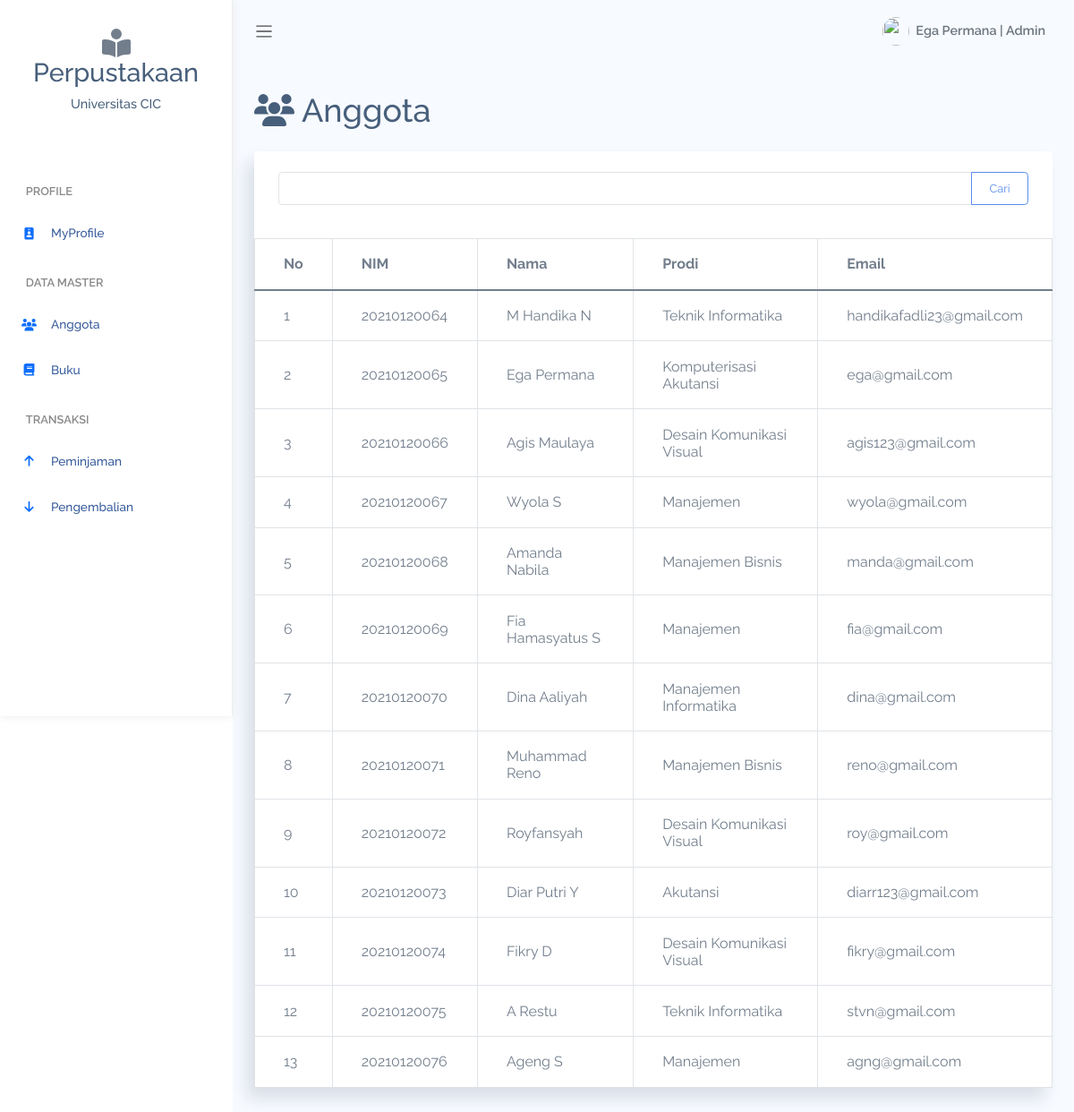
Page /Petugas/dataAnggota.php (signed in) on the committed database.
### tables this page shows
CREATE TABLE `anggota` (
  `id_anggota` int(11) NOT NULL,
  `nim_anggota` varchar(20) NOT NULL,
  `nama_anggota` varchar(50) NOT NULL,
  `jenis_kelamin` varchar(50) NOT NULL,
  `id_prodi` int(11) NOT NULL,
  `semester` varchar(10) NOT NULL,
  `email` varchar(100) NOT NULL,
  `no_hp` varchar(100) NOT NULL,
  `alamat` text NOT NULL,
  `foto` text NOT NULL
);

CREATE TABLE `prodi` (
  `id_prodi` int(11) NOT NULL,
  `nama` varchar(100) NOT NULL,
  `kaprodi` varchar(100) NOT NULL
);

### database.php (called while the page is built, shortened)
<?php
class database
{
    private $host = "localhost";
    private $user = "root";
    private $pas = "";
    private $db = "perpustakaan";
    private $koneksi = "";
    public function __construct()
    {
        $this->koneksi = mysqli_connect($this->host, $this->user, $this->pas, $this->db);
    }
    public function dataAnggota()
    {
        if (isset($_POST['cari'])) {
            $cari = $_POST['cari'];
            $query = mysqli_query($this->koneksi, "SELECT anggota.*, prodi.* FROM anggota JOIN prodi ON anggota.id_prodi = prodi.id_prodi WHERE anggota.nama_anggota LIKE '%$cari%' OR anggota.nim_anggota LIKE '%$cari%'");
            while ($row = mysqli_fetch_array($query)) {
                $data[] = $row;
            }
            return $data;
        } else {
            $query = mysqli_query($this->koneksi, "SELECT anggota.*, prodi.* FROM anggota JOIN prodi ON anggota.id_prodi = prodi.id_prodi");
            while ($row = mysqli_fetch_array($query)) {
                $data[] = $row;
            }
            return $data;
        }
    }
}

### Petugas/dataAnggota.php (the view, shortened to what this page needs)
<?php
require_once '../database.php';
class menu
{
    function __construct()
    {
        require_once "menu.php";
    }
}
$db = new database;
$data = $db->dataAnggota();
?>
<!DOCTYPE html>
<html lang="en">
<head>
    <link rel="stylesheet" href="../assets/css/bootstrap.css">
    <link rel="stylesheet" href="../assets/vendors/chartjs/Chart.min.css">
    <link rel="stylesheet" href="../assets/vendors/perfect-scrollbar/perfect-scrollbar.css">
    <link rel="stylesheet" href="../assets/css/app.css">
</head>
<body>
    <div id="app">
        <div class="main-content container-fluid">
            <h1 class="mb-4">
                <i class="fa-solid fa-fw fa-users"></i>
                Anggota
            </h1>
            <div class="row" id="table-hover">
                <div class="col-12">
                    <div class="card">
                        <div class="card-content">
                            <div class="card-body">
                                <div class="row">
                                    <div class="col-12">
                                        <form action="" method="post">
                                            <div class="input-group">
                                                <input type="text" name="cari" class="form-control" aria-label="Recipient's username" aria-describedby="button-addon2">
                                                <button class="btn btn-outline-primary btn-sm" type="submit" id="button-addon2">Cari</button>
                                            </div>
                                        </form>
                                    </div>
                                </div>
                            </div>
                            <div class="table-responsive">
                                <table class="table table-bordered mb-0">
                                    <thead>
                                        <tr>
                                            <th>No</th>
                                            <th>NIM</th>
                                            <th>Nama</th>
                                            <th>Prodi</th>
                                            <th>Email</th>
                                        </tr>
                                    </thead>
                                    <tbody>
                                        <?php
                                        $no = 1;
                                        foreach ($data as $row) :
                                        ?>
                                            <tr>
                                                <td><?= $no++; ?></td>
                                                <td><?= $row['nim_anggota']; ?></td>
                                                <td><?= $row['nama_anggota']; ?></td>
                                                <td><?= $row['nama']; ?></td>
                                                <td><?= $row['email']; ?></td>
                                            </tr>
                                        <?php endforeach; ?>
                                    </tbody>
                                </table>
                            </div>
                        </div>
                    </div>
                </div>
            </div>
        </div>
    </div>
</body>
</html>

### assets/css/app.css (style rules this page uses)
* { font-family:Raleway }
#app { position:relative }
#main .main-content { padding:2rem 1.5rem }
a,button { outline:0 }
.card { box-shadow:-8px 12px 18px 0 rgba(25,42,70,.13);margin-bottom:2.2rem }
.card .card-content { position:relative }
.card .card-body { padding:1.4rem 1.7rem }
.dataTable-table td,.dataTable-table thead th,.table td,.table thead th { vertical-align:middle }
.dataTable-table thead th,.table thead th { border-bottom:2px solid #475f7b }

### rows in the picture
anggota: nim_anggota "20210120064", nama_anggota "M Handika N", id_prodi.nama "Teknik Informatika", email "handikafadli23@gmail.com"
anggota: nim_anggota "20210120065", nama_anggota "Ega Permana", id_prodi.nama "Komputerisasi Akutansi", email "ega@gmail.com"
anggota: nim_anggota "20210120066", nama_anggota "Agis Maulaya", id_prodi.nama "Desain Komunikasi Visual", email "agis123@gmail.com"
anggota: nim_anggota "20210120067", nama_anggota "Wyola S", id_prodi.nama "Manajemen", email "wyola@gmail.com"
anggota: nim_anggota "20210120068", nama_anggota "Amanda Nabila", id_prodi.nama "Manajemen Bisnis", email "manda@gmail.com"
anggota: nim_anggota "20210120069", nama_anggota "Fia Hamasyatus S", id_prodi.nama "Manajemen", email "fia@gmail.com"
anggota: nim_anggota "20210120070", nama_anggota "Dina Aaliyah", id_prodi.nama "Manajemen Informatika", email "dina@gmail.com"
anggota: nim_anggota "20210120071", nama_anggota "Muhammad Reno", id_prodi.nama "Manajemen Bisnis", email "reno@gmail.com"
anggota: nim_anggota "20210120072", nama_anggota "Royfansyah", id_prodi.nama "Desain Komunikasi Visual", email "roy@gmail.com"
anggota: nim_anggota "20210120073", nama_anggota "Diar Putri Y", id_prodi.nama "Akutansi", email "diarr123@gmail.com"
anggota: nim_anggota "20210120074", nama_anggota "Fikry D", id_prodi.nama "Desain Komunikasi Visual", email "fikry@gmail.com"
anggota: nim_anggota "20210120075", nama_anggota "A Restu", id_prodi.nama "Teknik Informatika", email "stvn@gmail.com"
anggota: nim_anggota "20210120076", nama_anggota "Ageng S", id_prodi.nama "Manajemen", email "agng@gmail.com"

### other values in the picture
$_SESSION['nama'] "Ega Permana"
$_SESSION['role'] "Admin"
